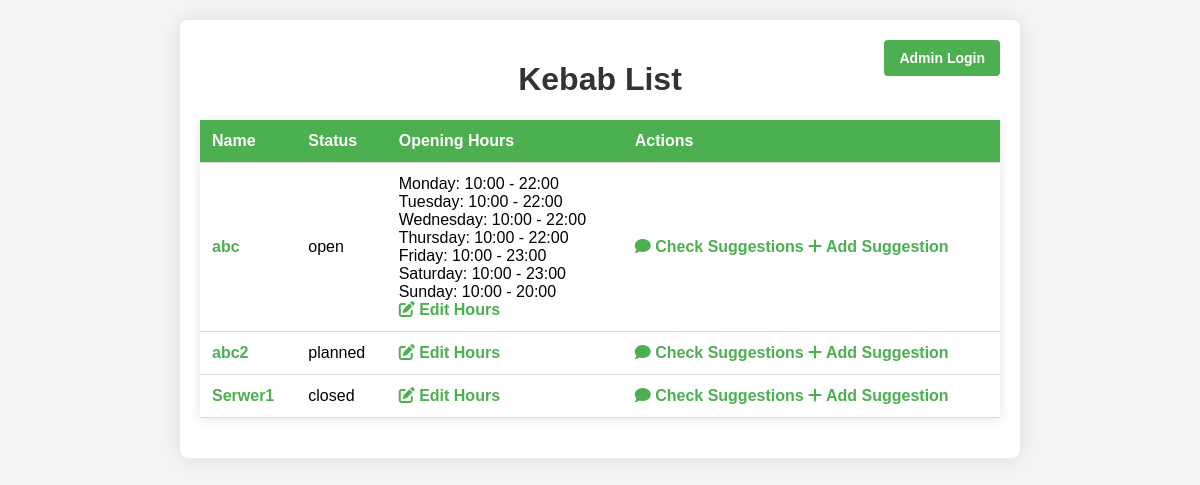
The page /panel/ on the database as committed earlier.
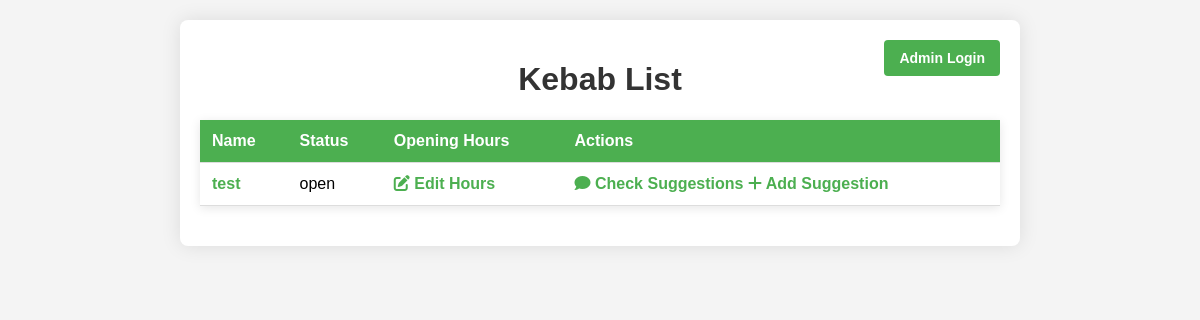
The same page on the database as committed later.
### api/models.py (models this page shows, shortened)
class Kebab(models.Model):
    name = models.CharField(max_length=255)
    description = models.TextField()
    latitude = models.FloatField()
    longitude = models.FloatField()
    contact = models.CharField(max_length=20, blank=True, null=True)
    meats = models.TextField(blank=True, null=True)
    sauces = models.TextField(blank=True, null=True)
    STATUS_CHOICES = [
    ('open', 'Open'),
    ('closed', 'Closed'),
    ('planned', 'Planned')
]
    status = models.CharField(
    max_length=50,
    choices=STATUS_CHOICES
)
    craft_rating = models.BooleanField(default=False)
    in_chain = models.BooleanField(default=False)
    order_methods = models.TextField(blank=True, null=True)
    location_details = models.TextField(blank=True, null=True)
    social_links = models.JSONField(blank=True, null=True)
    logo = models.ImageField(upload_to='kebab_logos/', blank=True, null=True)
    google_rating = models.FloatField(default=0)
    pyszne_rating = models.FloatField(default=0)
    last_updated = models.DateTimeField(default=now)

### panel/views.py (the view)
# urls.py: path('', views.kebab_list_view, name='kebab_list'),
def kebab_list_view(request):
    kebabs = Kebab.objects.all()
    kebab_hours = []
    for kebab in kebabs:
        opening_hours = kebab.openinghour_set.first()  # Get the first associated opening hours
        if opening_hours:
            kebab_hours.append({
                'kebab_name': kebab.name,
                'hours': opening_hours.hours
            })
    return render(request, 'kebab_list.html', {'kebabs': kebabs, 'kebab_hours': kebab_hours})

### panel/templates/kebab_list.html (shortened to what this page needs)
<!DOCTYPE html>
<html lang="pl">
<head>
    <link rel="stylesheet" href="https://cdnjs.cloudflare.com/ajax/libs/font-awesome/6.0.0-beta3/css/all.min.css">
</head>
<body>
    {% load custom_filters %}
    <div class="container">
        <a href="/panel/admin/api" class="admin-login">Admin Login</a>
        <a href="{% url 'kebab_list' %}"><h1>Kebab List</h1></a>
        <table>
            <tr>
                <th>Name</th>
                <th>Status</th>
                <th>Opening Hours</th>
                <th>Actions</th>
            </tr>
            {% for kebab in kebabs %}
            <tr>
                <td><a href="{% url 'kebab_detail' kebab.id %}">{{ kebab.name }}</a></td>
                <td>{{ kebab.status }}</td>
                <td>
                    {% for hour in kebab_hours %}
                        {% if hour.kebab_name == kebab.name %}
                            {% if hour.hours %}
                                {% for day, times in hour.hours.items %}
                                    {{ day|title }}: {{ times.open }} - {{ times.close }}<br>
                                {% endfor %}
                            {% else %}
                                No opening hours available
                            {% endif %}
                        {% endif %}
                    {% endfor %}
                    <a href="{% url 'edit_hours' kebab.id %}"><i class="fas fa-edit"></i> Edit Hours</a>
                </td>
                <td>
                    <a href="{% url 'check_suggestions' %}"><i class="fas fa-comment"></i> Check Suggestions</a>
                    <a href="{% url 'add_suggestion' %}"><i class="fas fa-plus"></i> Add Suggestion</a>
                </td>
            </tr>
            {% endfor %}
        </table>
    </div>
</body>
</html>

Rows that differ between the two databases and show on the page:
removed Kebab: name "abc2", status "planned"
removed Kebab: name "Serwer1", status "closed"
changed Kebab "open": name "abc" → "test"
Other text that changed with them:
list line gone: "Monday : 10:00 - 22:00 Tuesday : 10:00 - 22:00 Wednesday : 10:00 - 22:00 Thursday : 10:00 - 22:00 Friday : 10:00 - 23:00 Saturday : 10:00 - 23:00 Sunday : 10:00 - 20:00"
